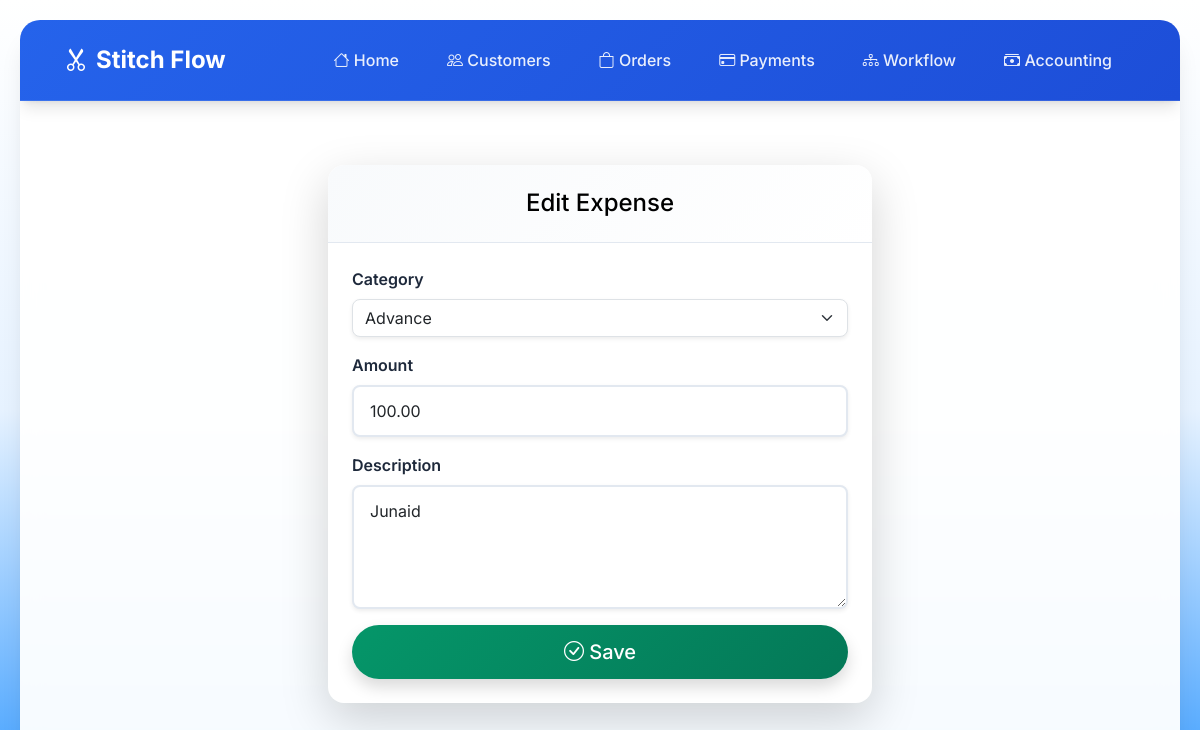
Page /accounting/expenses/5/edit/ on the committed database.
### accounting/models.py (models this page shows, shortened)
class Expense(models.Model):
    category = models.ForeignKey(ExpenseCategory, on_delete=models.SET_NULL, null=True)
    amount = models.DecimalField(max_digits=10, decimal_places=2)
    description = models.TextField(blank=True, null=True)
    date = models.DateField(auto_now_add=True)

### accounting/views.py (the view)
# urls.py: path("expenses/<int:pk>/edit/", views.expense_update, name="expense_update"),
def expense_update(request, pk):
    expense = get_object_or_404(Expense, pk=pk)
    if request.method == "POST":
        form = ExpenseForm(request.POST, instance=expense)
        if form.is_valid():
            form.save()
            return redirect("dashboard")
    else:
        form = ExpenseForm(instance=expense)
    return render(request, "accounting/form.html", {"form": form, "title": "Edit Expense"})

### accounting/forms.py
class ExpenseForm(forms.ModelForm):
    class Meta:
        model = Expense
        fields = ["category", "amount", "description"]
        widgets = {
            "category": forms.Select(attrs={
                "class": "form-select rounded-3 shadow-sm",
            }),
            "amount": forms.NumberInput(attrs={
                "class": "form-control rounded-3 shadow-sm",
                "placeholder": "Enter amount",
            }),
            "description": forms.Textarea(attrs={
                "class": "form-control rounded-3 shadow-sm",
                "rows": 4,
                "placeholder": "Enter description",
            }),
        }

### accounting/models.py (called while the page is built)
    def __str__(self):
        return self.name

### accounting/templates/accounting/form.html (shortened to what this page needs)
{% extends "base.html" %}
{% block content %}
<div class="container py-5">
    <div class="row justify-content-center">
        <div class="col-md-6">
            <div class="card shadow-lg border-0 rounded-4">
                <div class="card-header text-black text-center rounded-top-4">
                    <h4 class="mb-0">{{ title }}</h4>
                </div>
                <div class="card-body p-4">
                    <form method="post">
                            {% for field in form %}
                            <div class="mb-3">
                                <label class="form-label fw-semibold">{{ field.label }}</label>
                                {{ field }}
                            </div>
                        {% endfor %}
                        <div class="d-grid">
                            <button type="submit" class="btn btn-success btn-lg rounded-pill shadow">
                                <i class="bi bi-check-circle"></i> Save
                            </button>
                        </div>
                    </form>
                </div>
            </div>
        </div>
    </div>
</div>
{% endblock %}

### templates/base.html (style rules this page uses)
:root { --primary-color: #2563eb; --primary-dark: #1d4ed8; --secondary-color: #64748b; --success-color: #059669; --warning-color: #d97706; --danger-color: #dc2626; --info-color: #0891b2; --light-bg: #f8fafc; --dark-bg: #1e293b; --border-color: #e2e8f0; --shadow-sm: 0 1px 2px 0 rgb(0 0 0 / 0.05); --shadow-md: 0 4px 6px -1px rgb(0 0 0 / 0.1), 0 2px 4px -2px rgb(0 0 0 / 0.1); --shadow-lg: 0 10px 15px -3px rgb(0 0 0 / 0.1), 0 4px 6px -4px rgb(0 0 0 / 0.1); --shadow-xl: 0 20px 25px -5px rgb(0 0 0 / 0.1), 0 8px 10px -6px rgb(0 0 0 / 0.1); }
* { margin: 0; padding: 0; box-sizing: border-box; }
body { font-family: 'Inter', sans-serif; background: linear-gradient(to bottom, #ffffff, #e6f2ff, #3399ff); min-height: 100vh; color: #334155; }
.card { border: none; border-radius: 16px; box-shadow: var(--shadow-md); transition: all 0.3s ease; background: white; overflow: hidden; }
.card-header { background: linear-gradient(135deg, var(--light-bg) 0%, #ffffff 100%); border-bottom: 1px solid var(--border-color); padding: 1.5rem; border-radius: 16px 16px 0 0 !important; }
.card-body { padding: 2rem; }
.btn { border-radius: 10px; font-weight: 500; padding: 0.75rem 1.5rem; transition: all 0.3s ease; border: none; position: relative; overflow: hidden; }
.btn::before { content: ''; position: absolute; top: 0; left: -100%; width: 100%; height: 100%; background: linear-gradient(90deg, transparent, rgba(255, 255, 255, 0.2), transparent); transition: left 0.5s; }
.btn-success { background: linear-gradient(135deg, var(--success-color) 0%, #047857 100%); }
.form-control { border: 2px solid var(--border-color); border-radius: 10px; padding: 0.75rem 1rem; transition: all 0.3s ease; background: white; }
.form-label { font-weight: 500; color: var(--dark-bg); margin-bottom: 0.5rem; }

### rows in the picture
Expense: form "Advance" "100.00" "Junaid"

### other values in the picture
{{ title }} "Edit Expense"
{{ field.label }} "Category" "Amount" "Description"
